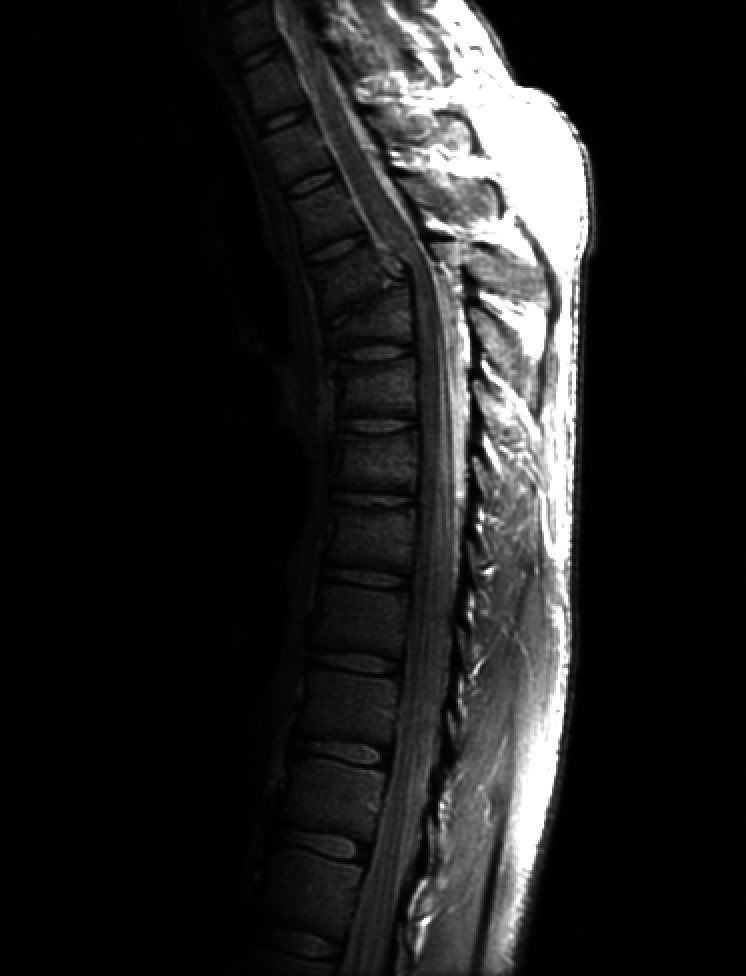
%> input picture 实验图片/Fig0308(a)(fractured_spine).jpg, 746 x 976 px
$ octave proj03_02_histeq.m   (GNU Octave 9; MATLAB toolbox functions it lacks are replaced by stand-ins)
%> lines starting %> are read from the running program, lines starting %| are printed output that depends on the picture
%% ============================================================
%  Project 03-02  直方图均衡化  [后续实验复用]
%  使用前：当前目录 = 实验根目录，已 addpath('代码')
%% ============================================================
clear; close all; clc;

f = imread(fullfile('实验图片', 'Fig0308(a)(fractured_spine).jpg'));
%> f is the input picture: size 976x746x3 uint8; min 0, max 255, mean 32.6
if size(f,3) == 3, f = rgb2gray(f); end

%% (a) 计算直方图
h  = my_hist(f);
%> in my_hist, `h = histcounts(double(f), 0:256);`: h = 256 values, max 416723 at index 2, min 133 at index 245, mean 2844.1
%% (b) 直方图均衡化
g  = my_histeq(f);
%> in my_histeq, `cdf = cumsum(h) / numel(f);`: cdf = 256 values from 0.00249 to 1
%> in my_histeq, `s   = round(cdf * 255);`: s = 256 values from 1 to 255
%> in my_histeq, `g   = uint8(s(double(f) + 1));`:
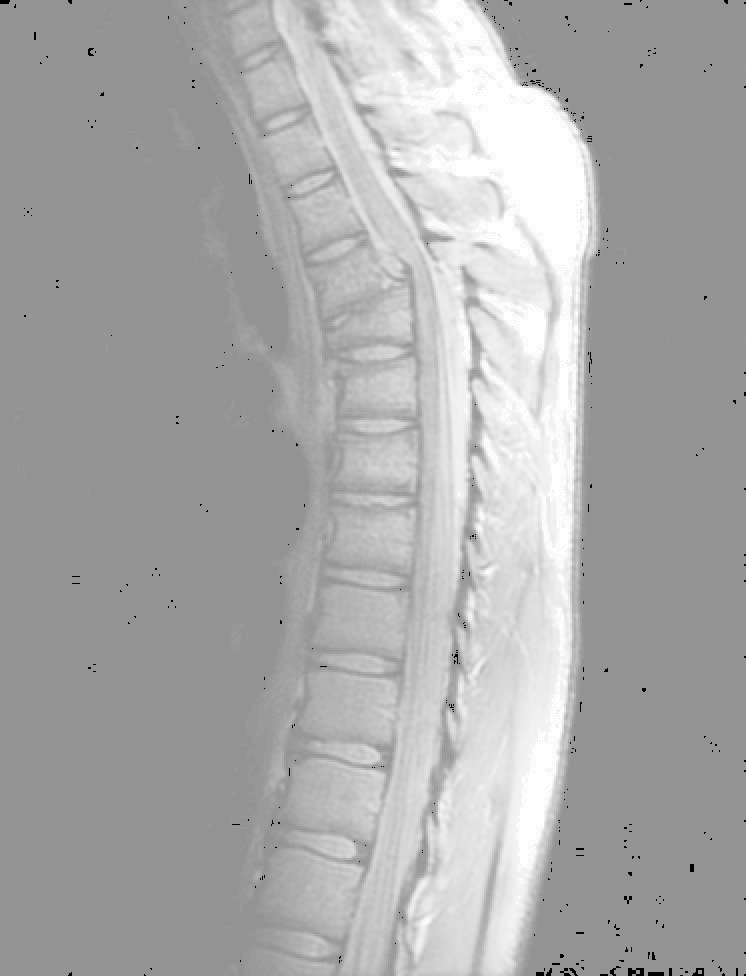
%> g: size 976x746 uint8; min 1, max 255, mean 169.9
hg = my_hist(g);
%> hg = 256 values, max 416723 at index 148, min 0 at index 1, mean 2844.1
%% 均衡化变换函数 s(r)
cdf = cumsum(h) / numel(f);
%> cdf = 256 values from 0.00249 to 1
sfn = round(cdf * 255);
%> sfn = 256 values from 1 to 255

figure('Name','P03-02');
subplot(2,3,1); imshow(f);  title('原图');
subplot(2,3,2); bar(0:255, h);  axis tight;
title('原图直方图'); xlabel('灰度级'); ylabel('像素数');
subplot(2,3,3); plot(0:255, sfn, 'LineWidth', 1.5); grid on;
title('均衡化变换函数 s(r)'); xlabel('r'); ylabel('s');
axis([0 255 0 255]);
subplot(2,3,4); imshow(g);  title('均衡化结果');
subplot(2,3,5); bar(0:255, hg); axis tight;
title('均衡化后直方图'); xlabel('灰度级'); ylabel('像素数');
%> after `ylabel('像素数')`:
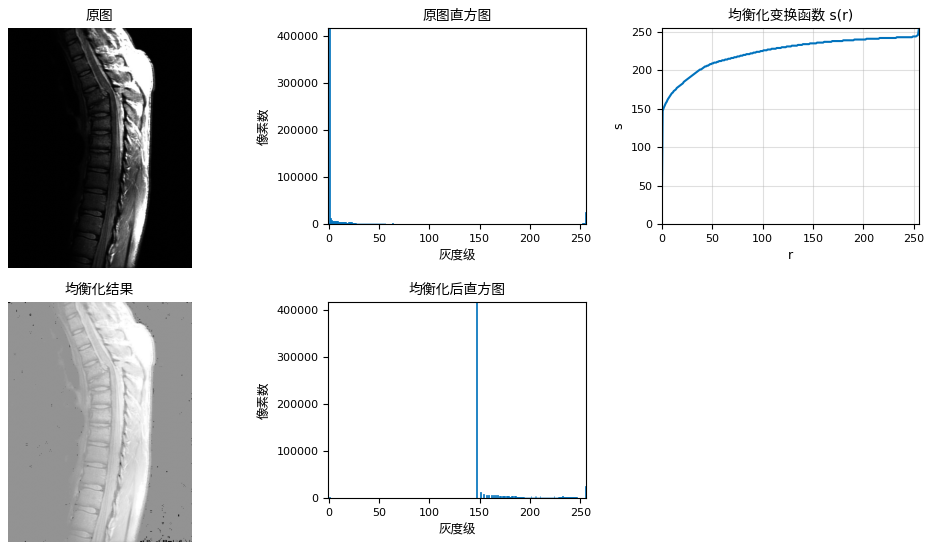
%> figure redrawn from the program's plot data, 5 panels
% [截图 1] 整幅 2x3 图（原图、直方图、变换函数、结果图、结果直方图，
%          报告要求的 5 幅图一次截全）

%% 与 MATLAB 自带 histeq 对比验证（可选）
gref = histeq(f, 256);
figure; imshowpair(g, gref, 'montage'); title('自写程序 | MATLAB histeq');
%> after `imshowpair(g, gref, 'montage')`:
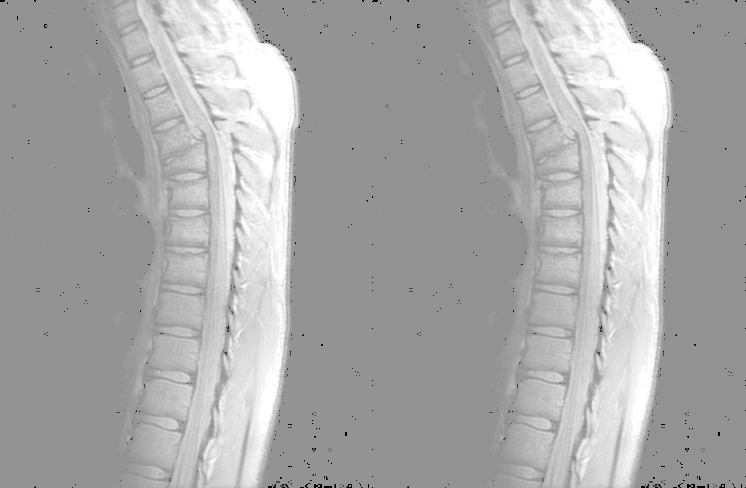
%> displayed picture: size 976x1492, on the screen's scale of 0 to 255 (shown at 1/2 size); min 0, max 255, mean 169.6
% [截图 2]（可选）与工具箱结果对比，作为正确性验证

%% ------------------ 局部函数 ------------------
function h = my_hist(f)
% 256 级灰度直方图：h(k+1) = 灰度值 k 的像素个数
h = histcounts(double(f), 0:256);
end

function g = my_histeq(f)
% 直方图均衡化（教材 3.3.1）：
% sk = (L-1)*sum_{j=0..k} pr(j)，再四舍五入取整
h   = my_hist(f);
cdf = cumsum(h) / numel(f);
s   = round(cdf * 255);
g   = uint8(s(double(f) + 1));    % 灰度 r -> s(r) 映射
end
